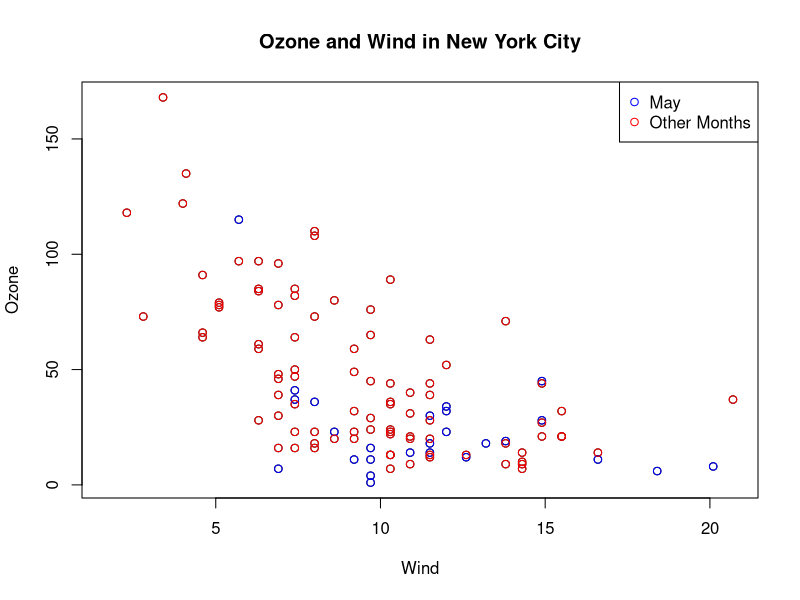
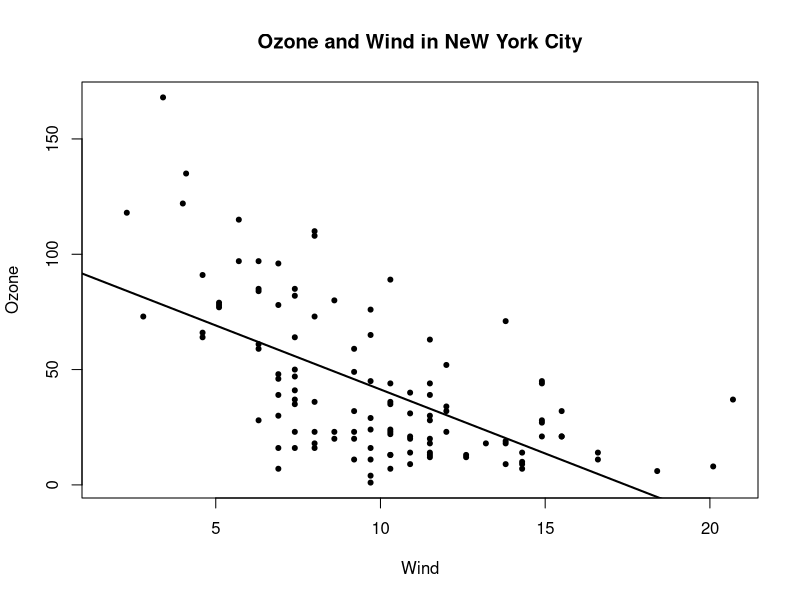
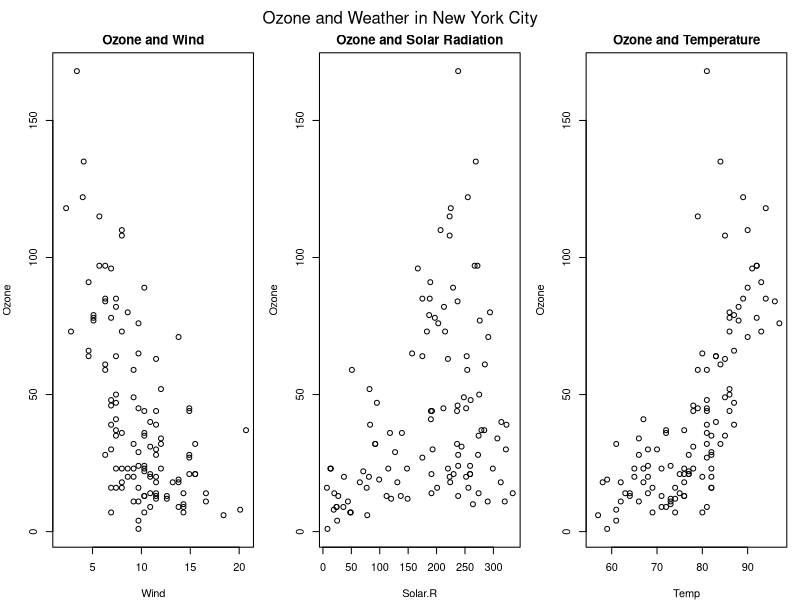

Reproduce these figures in R, in order.
####Base Plotting Functions
##plot
##lines
##points
##text
##title
##mtext
##axis

##Examples:
##Base plot with annotation
with(airquality,plot(Wind,Ozone,main="Ozone and Wind in New York City"))
with(subset(airquality,Month==5),points(Wind,Ozone,col="blue"))
with(subset(airquality,Month!=5),points(Wind,Ozone,col="red"))
legend("topright",pch=1,col=c("blue","red"),legend=c("May","Other Months"))

##Base Plot with Regression Line
with(airquality,plot(Wind,Ozone,main="Ozone and Wind in NeW York City",pch=20))
model<-lm(Ozone~Wind,airquality)
abline(model,lwd=2)

##Multiple Base Plots
par(mfrow=c(1,3),mar=c(4,4,2,1),oma=c(0,0,2,0))
with(airquality,{
  plot(Wind,Ozone,main="Ozone and Wind")
  plot(Solar.R,Ozone,main="Ozone and Solar Radiation")
  plot(Temp,Ozone,main="Ozone and Temperature")
  mtext("Ozone and Weather in New York City",outer=TRUE)
})

##Summary 
##Base plot are created by calling successive R functions
##1.Creation of a plot
##2.Annotation of a plot